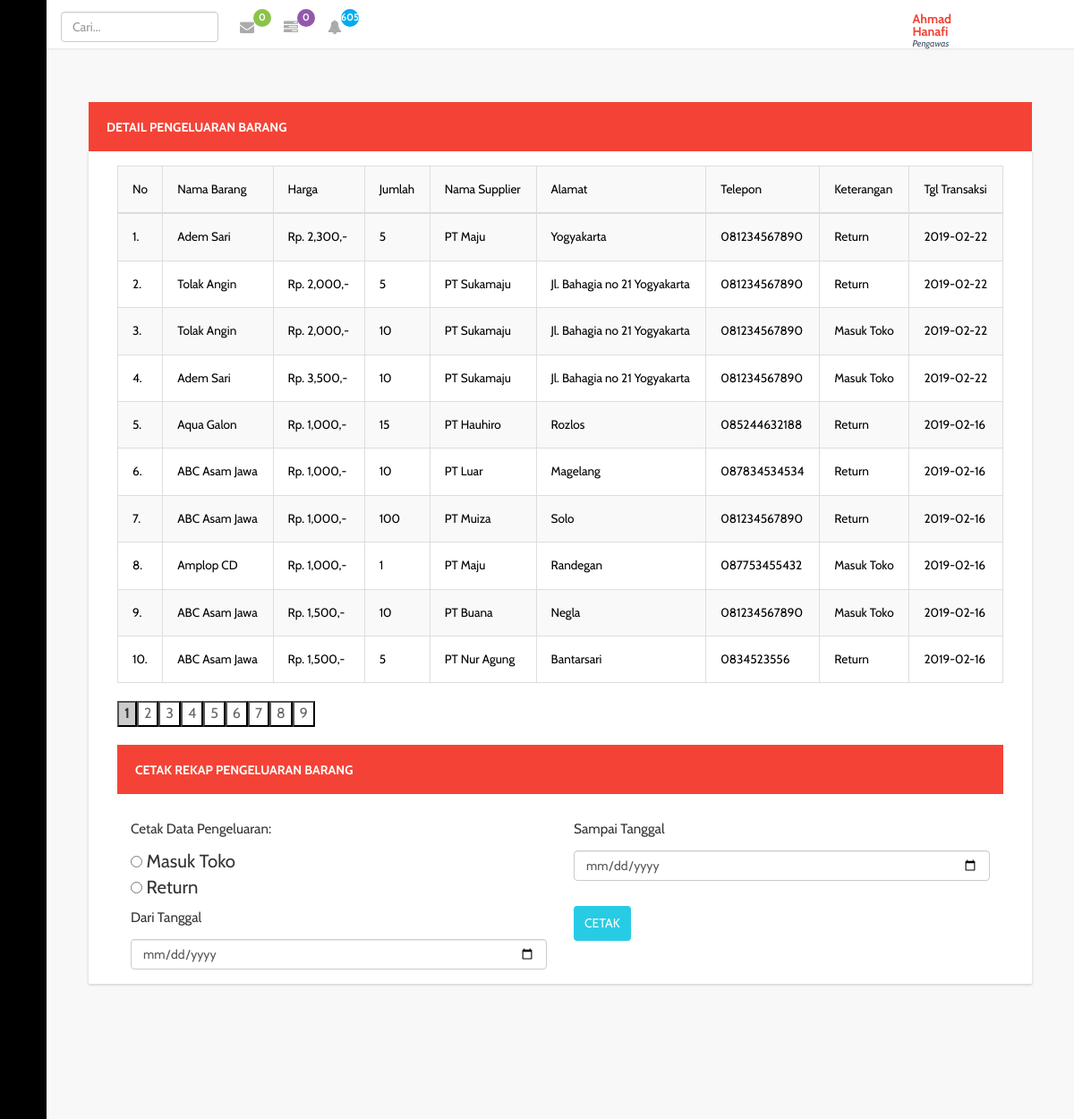
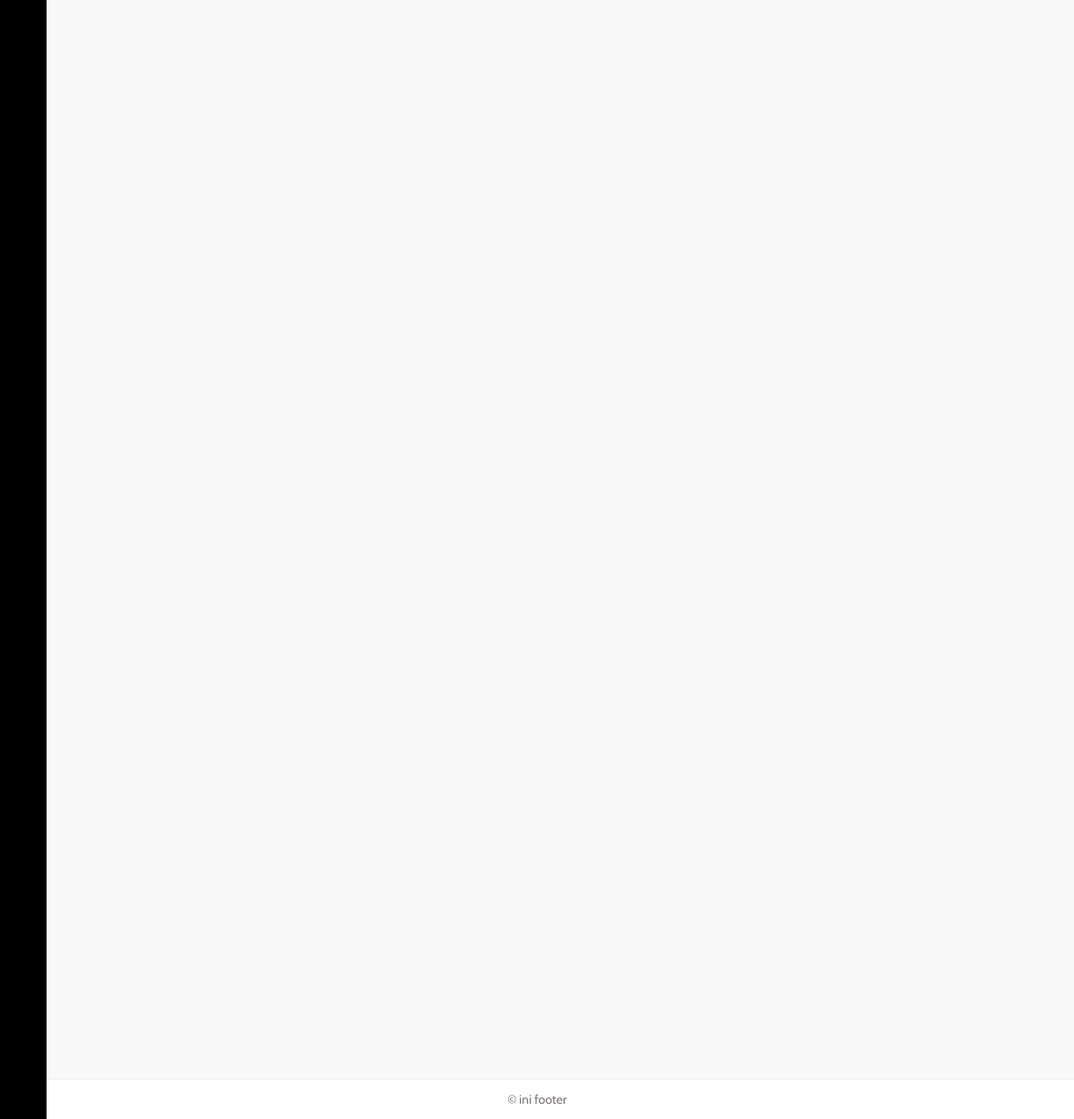
Page /supervi/index.php?page=dtilpnglran (signed in) on the committed database (2 pictures, top to bottom).
### tables this page shows
CREATE TABLE `user` (
  `id_ptgs` varchar(20) NOT NULL,
  `nm_ptgs` varchar(20) NOT NULL,
  `jk` char(1) NOT NULL,
  `passwd` varchar(255) NOT NULL,
  `almt` varchar(255) NOT NULL,
  `no_tlp` varchar(13) NOT NULL,
  `lvl` int(11) NOT NULL
);

CREATE TABLE `transbrg_klr` (
  `transbrg_klr` int(11) NOT NULL,
  `transbrg_msk` int(11) NOT NULL,
  `kd_brg` varchar(30) NOT NULL,
  `hrg` int(11) NOT NULL,
  `jlmh` int(11) NOT NULL,
  `nm_supp` varchar(20) NOT NULL,
  `almtsupp` varchar(100) NOT NULL,
  `tlpsup` varchar(13) NOT NULL,
  `ket` varchar(15) NOT NULL,
  `tgl` date NOT NULL
);

CREATE TABLE `tb_brg` (
  `kd_brg` varchar(30) NOT NULL,
  `nm_brg` varchar(30) NOT NULL,
  `hrg_bli` int(11) NOT NULL,
  `hrg_jwl` int(11) NOT NULL,
  `stk` int(11) NOT NULL,
  `expr` date NOT NULL,
  `status` int(11) NOT NULL
);

### models/m_dttrans.php (called while the page is built, shortened)
<?php
class TransMasuk {
	private $mysqli;
	function __construct($conn) {
		$this->mysqli = $conn;
	}
	public function tampilnot () {
		$db = $this->mysqli->conn;
		$sql = "SELECT transbrg_msk.transbrg_msk, transbrg_msk.hrg, transbrg_msk.jmlh, transbrg_msk.jmlhesc,  transbrg_msk.satuan, transbrg_msk.expr, tb_brg.kd_brg, tb_brg.nm_brg, trans_msk.nm_supp, trans_msk.almtsupp, trans_msk.tlpsup, datediff(current_date(), transbrg_msk.expr) as selisih FROM transbrg_msk INNER JOIN trans_msk on transbrg_msk.transmsk=trans_msk.transmsk JOIN tb_brg ON transbrg_msk.kd_brg=tb_brg.kd_brg WHERE datediff(current_date(), transbrg_msk.expr) >= -7 and datediff(current_date(), transbrg_msk.expr) <=7 and transbrg_msk.jmlhesc > 0";
		$query = $db->query($sql) or die ($db->error);
		return $query;
	}
}
?>

### models/m_trans.php (called while the page is built, shortened)
<?php
class Trans {
	private $mysqli;
	function __construct($conn) {
		$this->mysqli = $conn;
	}
	public function tampilnot ($id = null) {
		$db = $this->mysqli->conn;
		$sql = "SELECT `transmsk`,`nm_supp`,`almtsupp`,`tlpsup`,`tottrans`,`byr`,`tempo`,`tgltrans`, datediff(current_date(), tempo) as selisih FROM `trans_msk` WHERE byr='Piutang' AND tempo >= current_date()";
		$query = $db->query($sql) or die ($db->error);
		return $query;
	}
}
?>

### models/m_barang.php (called while the page is built, shortened)
<?php
class Barang {
	private $mysqli;
	function __construct($conn) {
		$this->mysqli = $conn;
	}
	public function tampilnotv2 ($istk) {
		$db = $this->mysqli->conn;
		$sql = "SELECT * FROM tb_brg";
		if ($istk != null) {
		$sql .= " WHERE stk <= $istk";
		}
		$query = $db->query($sql) or die ($db->error);
		return $query;
	}
}
?>

### models/m_dtklr.php (called while the page is built, shortened)
<?php
class TransKeluar {
	private $mysqli;
	function __construct($conn) {
		$this->mysqli = $conn;
	}
	public function tampilescv2 ($id = null) {
		$db = $this->mysqli->conn;
		$sql = "SELECT * FROM transbrg_klr";
		$query = $db->query($sql) or die ($db->error);
		return $query;
	}
	public function tampilescv3 ($posisi, $batas) {
		$db = $this->mysqli->conn;
		$sql = "SELECT transbrg_klr.transbrg_klr, transbrg_klr.kd_brg, transbrg_klr.kd_brg, tb_brg.nm_brg, transbrg_klr.hrg, transbrg_klr.jlmh, transbrg_klr.nm_supp, transbrg_klr.almtsupp, transbrg_klr.tlpsup, transbrg_klr.ket, transbrg_klr.tgl FROM transbrg_klr INNER JOIN tb_brg ON transbrg_klr.kd_brg = tb_brg.kd_brg ORDER BY transbrg_klr.tgl DESC LIMIT $posisi, $batas";
		$query = $db->query($sql) or die ($db->error);
		return $query;
	}
}
?>

### views/dtilpnglran.php (the view, shortened to what this page needs)
<?php
$Transout = new TransKeluar($connection);
?>
<div class="graphs">
	<div class="col-lg-12">
		<div class="panel panel-warning" data-widget="{&quot;draggable&quot;: &quot;false&quot;}" data-widget-static="">
			<div class="panel-heading">
				<h2>Detail Pengeluaran Barang</h2>
			</div>
			<div class="panel-body no-padding" style="display: block;">
				<div class="table-responsive">
					<table class="table table-bordered table-hover table-striped">
						<tr>
							<td>No</td>
							<td>Nama Barang</td>
							<td>Harga</td>
							<td>Jumlah</td>
							<td>Nama Supplier</td>
							<td>Alamat</td>
							<td>Telepon</td>
							<td>Keterangan</td>
							<td>Tgl Transaksi</td>
						</tr>
						<tbody id="carit">
						<?php
						$batas=10;
								$hal=@$_GET['hal'];
								if(empty($hal)){
									$posisi = 0;
									$hal = 1;
								} else {
									$posisi = ($hal - 1)* $batas;
								}
								$no = $posisi +1;
						$tampil = $Transout->tampilescv3($posisi,$batas);
						while($data = $tampil->fetch_object()){
							?>
							<tr>
								<td><?php echo $no++."."; ?></td>
								<td><?php echo $data->nm_brg; ?></td>
								<td><?php echo 'Rp. '.number_format($data->hrg).',-' ?></td>
								<td><?php echo $data->jlmh; ?></td>
								<td><?php echo $data->nm_supp; ?></td>
								<td><?php echo $data->almtsupp; ?></td>
								<td><?php echo $data->tlpsup; ?></td>
								<td><?php echo $data->ket; ?></td>
								<td><?php echo $data->tgl; ?></td>
							</tr>
							<?php
						}
						?>
						</tbody>
					</table>
				</div>
				<div class="pagination">
				<?php
				$baris=$Transout->tampilescv2();
				$jml=mysqli_num_rows($baris);
				$jml_hal = ceil($jml/$batas);
				for ($i=1; $i<=$jml_hal ; $i++){
					if($i != $hal){
						echo "<a href='?page=dtilpnglran&hal=$i'><button style='background-color:#fff; border:1px solid:#666; color:#666'>$i</button></a>";
					}else{
						echo "<button style='background-color:#ccc; border:1px solid:#000;'><b>$i</b></button></a>";
					}
				} ?>
			</div>
				<div class="panel-heading">
				<h2>Cetak Rekap Pengeluaran Barang</h2>
			</div>
			<form action="../views/ctktransklr.php" method="POST">
				<div class="col-md-6 col-centered">
					<h4><label for="radio" class="panel-warning">Cetak Data Pengeluaran: </label></h4>
					<h3><div class="checkbox-inline1"><label><input name="ket" type="radio" value="Masuk Toko"> Masuk Toko</label></div>
					<div class="checkbox-inline1"><label><input name="ket" type="radio" value="Return"> Return</label></div></h3>
					<h4><label class="control-label" for="print">Dari Tanggal</label></h4><input type="date" name="dari" class="form-control" id="dari" required></h4>
				</div>
				<div class="col-md-6 col-centered">
					<h4><label class="panel-warning" for="print">Sampai Tanggal</label></h4><input type="date" name="sampai" class="form-control" id="sampai" required>
					<input type="submit" class="btn btn-success panel-warning" name="cetak" value="CETAK">
				</div>
			</form>
			</div>
		</div>
	</div>
</div>

### supervi/index.php (shortened to what this page needs)
<?php
require_once('../config/_koneksi.php');
include "../models/m_barang.php";
include "../models/m_dttrans.php";
include "../models/m_trans.php";
include "../models/m_dtklr.php";
$connection = new Database ($host, $user, $pass, $database);
$brgs = new Barang($connection);
$Transins = new TransMasuk($connection);
$Mskcek = new Trans($connection);
?>
<!DOCTYPE HTML>
<html>
<head>
	<link href="../assets/css/bootstrap.min.css" rel='stylesheet' type='text/css' />
	<link href="../assets/css/style.css" rel='stylesheet' type='text/css' />
	<link href="../assets/css/font-awesome.css" rel="stylesheet">
	<link rel="stylesheet" href="../assets/css/icon-font.min.css" type='text/css' />
	<link href="../assets/css/animate.css" rel="stylesheet" type="text/css" media="all">
</head>
<body class="sticky-header left-side-collapsed" onload="initMap()">
	<section>
		<div class="left-side sticky-left-side">
			<div class="logo-icon text-center">
				<a href="?page=dashboard"><i class="lnr lnr-home"></i> </a>
			</div>
			<div class="left-side-inner">
				<ul class="nav nav-pills nav-stacked custom-nav">
					<li class="menu-list">
						<a href="#"><i class="lnr lnr-cart"></i>
							<span>Pemasukan</span></a>
						</li>
						<li class="menu-list">
							<a href="#"><i class="lnr lnr-upload"></i>
								<span>Pengeluaran</span></a>
							</li>
							<li class="menu-list"><a href="#"><i class="lnr lnr-book"></i> <span>Barang</span></a>
							</li>
						</ul>
					</div>
				</div>
				<div class="main-content main-content2 main-content2copy">
					<div class="header-section">
						<div class="menu-right">
							<div class="user-panel-top">
								<div class="profile_details_left">
									<ul class="nofitications-dropdown">
										<li class="login_box" id="loginContainer">
														<input class="form-control" placeholder="Cari..." type="text" id="cari">
										</li>
										<li class="dropdown">
											<a href="#" class="dropdown-toggle" data-toggle="dropdown" aria-expanded="false">
												<?php
												$pesans = $Transins->tampilnot();
												$cekin = mysqli_num_rows($pesans);
												?>
												<i class="fa fa-envelope"></i><span class="badge"><?php echo $cekin; ?></span></a>
											</li>
											<li class="dropdown">
												<a href="#" class="dropdown-toggle" data-toggle="dropdown" aria-expanded="false">
													<?php
													$tampilutng = $Mskcek->tampilnot();
													$cekutng = mysqli_num_rows($tampilutng);
													?>
													<i class="fa fa-tasks"></i><span class="badge blue1"><?php echo $cekutng; ?></span></a>
												</li>
												<li class="dropdown">
													<a href="#" class="dropdown-toggle" data-toggle="dropdown" aria-expanded="false">
														<?php
														$istk=10;
														$tampils = $brgs->tampilnotv2($istk);
														$cekbrgs = mysqli_num_rows($tampils);
														?>
														<i class="fa fa-bell"></i><span class="badge blue"><?php echo $cekbrgs; ?></span></a>
													</li>
												</ul>
											</div>
											<div class="profile_details">
												<ul>
													<li class="dropdown profile_details_drop">
														<a href="#" class="dropdown-toggle" data-toggle="dropdown" aria-expanded="false">
															<div class="profile_img">
																<span style="background:url(../assets/images/149071v2j.png) no-repeat center"> </span>
																<div class="user-name">
																	<?php
																	$u=$_SESSION['username'];
																	$db=mysqli_connect($host,$user,$pass,$database);
																	$sql = "SELECT * FROM user WHERE id_ptgs='$u'";
																	$result=mysqli_query($db,$sql);
																	$row = mysqli_fetch_array($result,MYSQLI_ASSOC);
																	?>
																	<p><?php echo $row['nm_ptgs']?><span>Pengawas</span></p>
																</div>
																<i class="lnr lnr-chevron-down"></i>
																<div class="clearfix"></div>
															</div>
														</a>
													</li>
													<div class="clearfix"> </div>
												</ul>
											</div>
					<div class="clearfix"></div>
				</div>
			</div>
		</div>
		<div id="page-wrapper" style="height: 2450px">
			<?php
			if(@$_GET['page']=='dashboard' || @$_GET['page']==''){
				include "../views/dashboard.php";
			}else if(@$_GET['page']=='dtbarang'){
				include "../views/dtbarang.php";
			}else if(@$_GET['page']=='barang'){
				include "../views/barang.php";
			}else if(@$_GET['page']=='profile'){
				include "../views/profile.php";
			}else if(@$_GET['page']=='trbrgmsk'){
				include "../views/trbrgmsk.php";
			}else if(@$_GET['page']=='dttransmsk'){
				include "../views/dttransmsk.php";
			}else if(@$_GET['page']=='dttransklr'){
				include "../views/dttransklr.php";
			}else if(@$_GET['page']=='dtilpnglran'){
				include "../views/dtilpnglran.php";
			}else if(@$_GET['page']=='dtbrgexpr'){
				include "../views/dtbrgexpr.php";
			}else if(@$_GET['page']=='transklran'){
				include "../views/transklran.php";
			}else if(@$_GET['page']=='transmskan'){
				include "../views/transmskan.php";
			}else if(@$_GET['page']=='dtputng'){
				include "../views/dtputng.php";
			}else if(@$_GET['page']=='dtmngusr'){
				include "../views/dtmngusr.php";
			}else if(@$_GET['page']=='dtbarangstk'){
				include "../views/dtbarangstk.php";
			}
			?>
		</div>
	</div>
	<footer>
		<p>&copy ini footer</p>
	</footer>
</section>
</body>
</html>

### rows in the picture
user: nm_ptgs "Ahmad Hanafi"
transbrg_klr: kd_brg.nm_brg "Adem Sari", hrg "2,300", jlmh "5", nm_supp "PT Maju", almtsupp "Yogyakarta", tlpsup "081234567890", ket "Return", tgl "2019-02-22"
transbrg_klr: kd_brg.nm_brg "Tolak Angin", hrg "2,000", jlmh "5", nm_supp "PT Sukamaju", almtsupp "Jl. Bahagia no 21 Yogyakarta", tlpsup "081234567890", ket "Return", tgl "2019-02-22"
transbrg_klr: kd_brg.nm_brg "Tolak Angin", hrg "2,000", jlmh "10", nm_supp "PT Sukamaju", almtsupp "Jl. Bahagia no 21 Yogyakarta", tlpsup "081234567890", ket "Masuk Toko", tgl "2019-02-22"
transbrg_klr: kd_brg.nm_brg "Adem Sari", hrg "3,500", jlmh "10", nm_supp "PT Sukamaju", almtsupp "Jl. Bahagia no 21 Yogyakarta", tlpsup "081234567890", ket "Masuk Toko", tgl "2019-02-22"
transbrg_klr: kd_brg.nm_brg "Aqua Galon", hrg "1,000", jlmh "15", nm_supp "PT Hauhiro", almtsupp "Rozlos", tlpsup "085244632188", ket "Return", tgl "2019-02-16"
transbrg_klr: kd_brg.nm_brg "ABC Asam Jawa", hrg "1,000", jlmh "10", nm_supp "PT Luar", almtsupp "Magelang", tlpsup "087834534534", ket "Return", tgl "2019-02-16"
transbrg_klr: kd_brg.nm_brg "ABC Asam Jawa", hrg "1,000", jlmh "100", nm_supp "PT Muiza", almtsupp "Solo", tlpsup "081234567890", ket "Return", tgl "2019-02-16"
transbrg_klr: kd_brg.nm_brg "Amplop CD", hrg "1,000", jlmh "1", nm_supp "PT Maju", almtsupp "Randegan", tlpsup "087753455432", ket "Masuk Toko", tgl "2019-02-16"
transbrg_klr: kd_brg.nm_brg "ABC Asam Jawa", hrg "1,500", jlmh "10", nm_supp "PT Buana", almtsupp "Negla", tlpsup "081234567890", ket "Masuk Toko", tgl "2019-02-16"
transbrg_klr: kd_brg.nm_brg "ABC Asam Jawa", hrg "1,500", jlmh "5", nm_supp "PT Nur Agung", almtsupp "Bantarsari", tlpsup "0834523556", ket "Return", tgl "2019-02-16"

### other values in the picture
$cekin "0"
$cekutng "0"
$cekbrgs "605"
